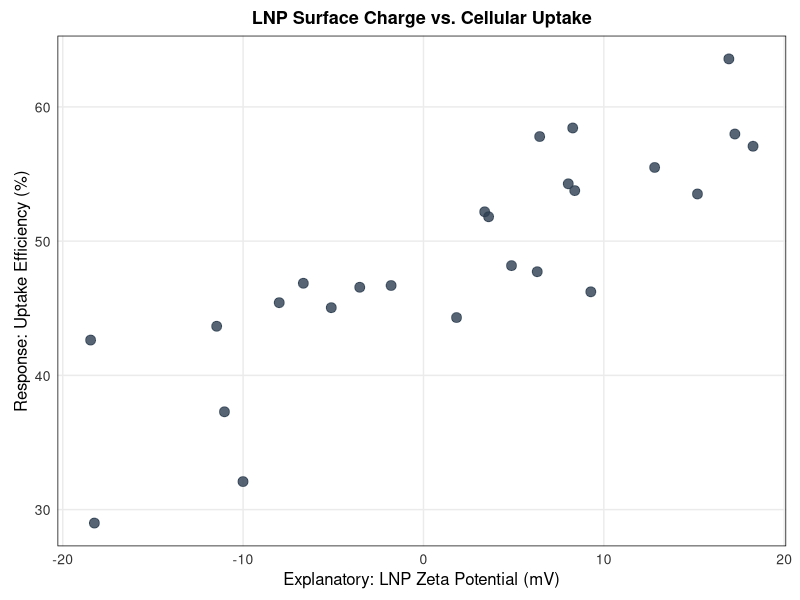
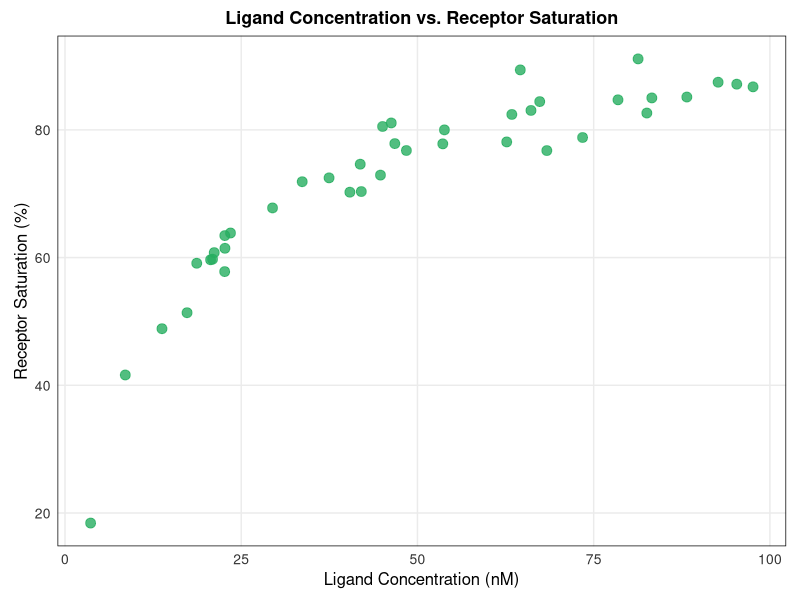
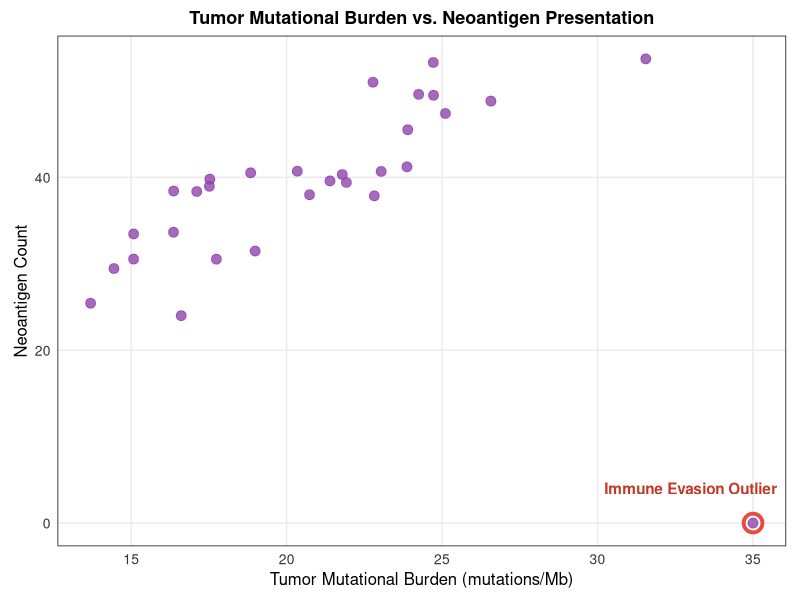
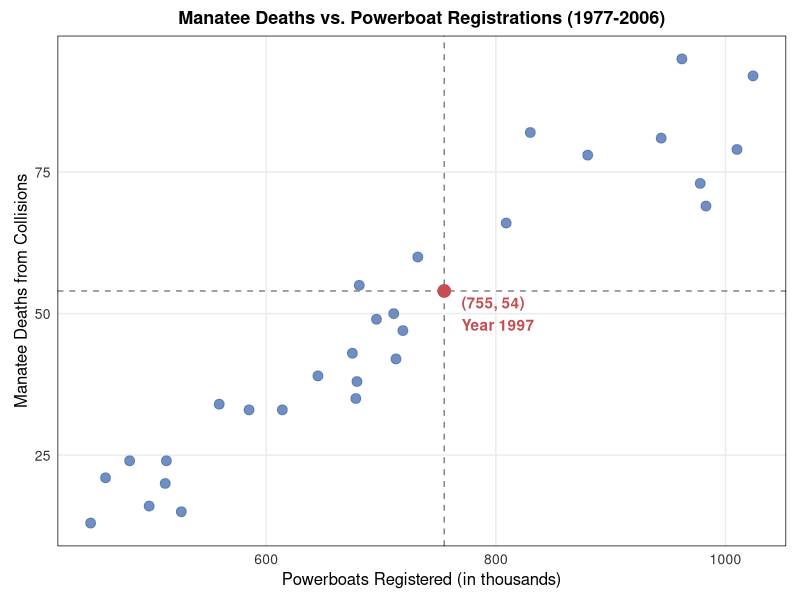
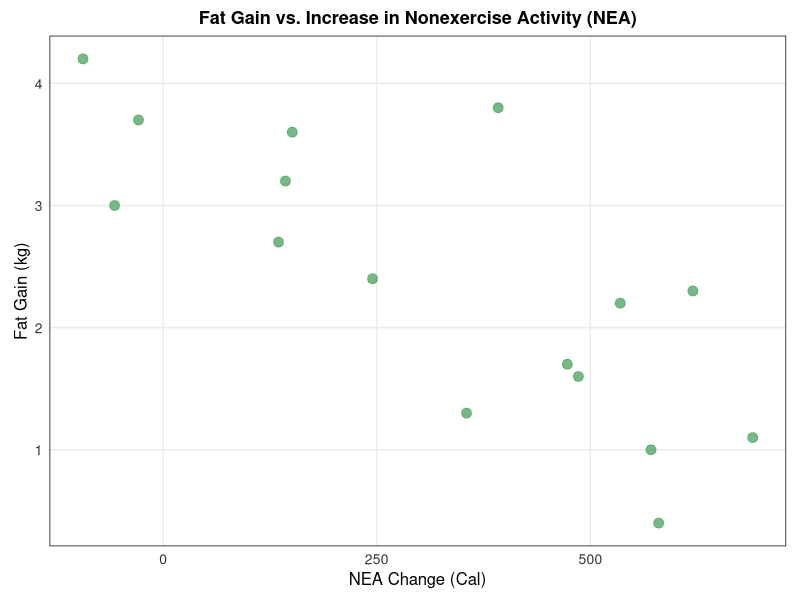
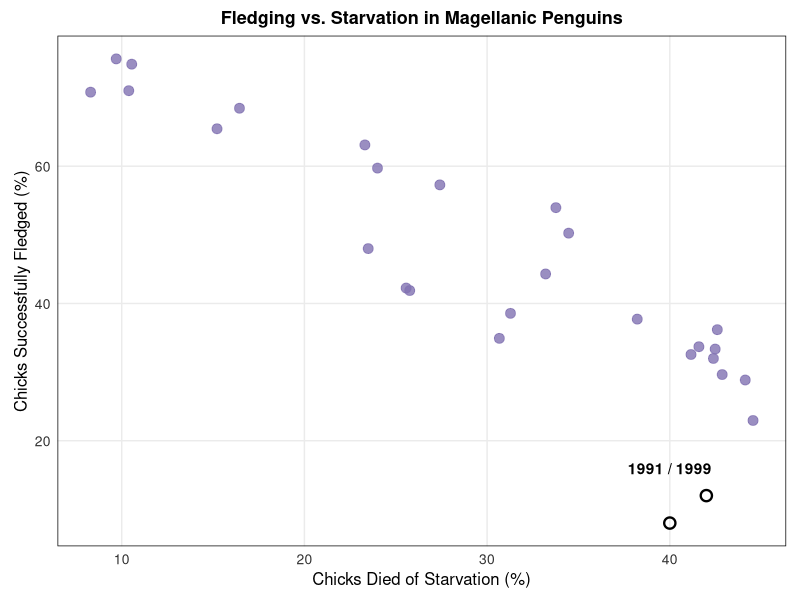
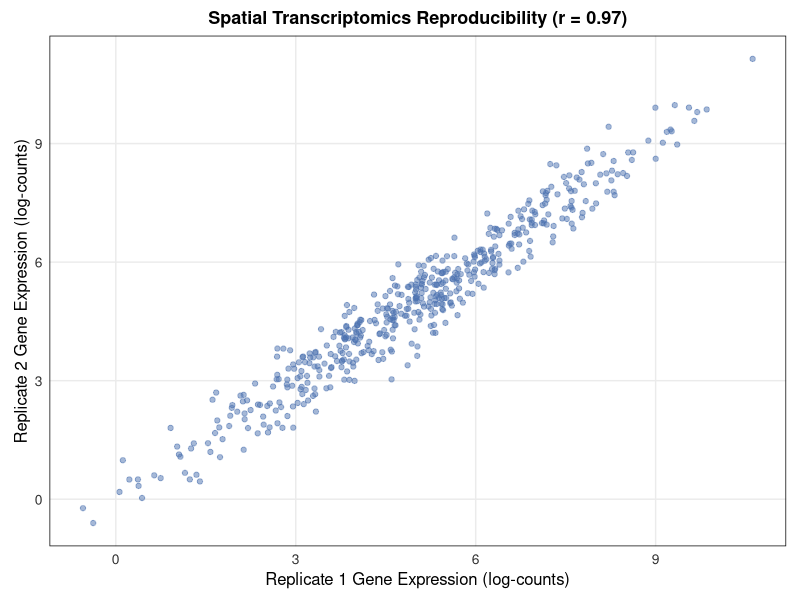
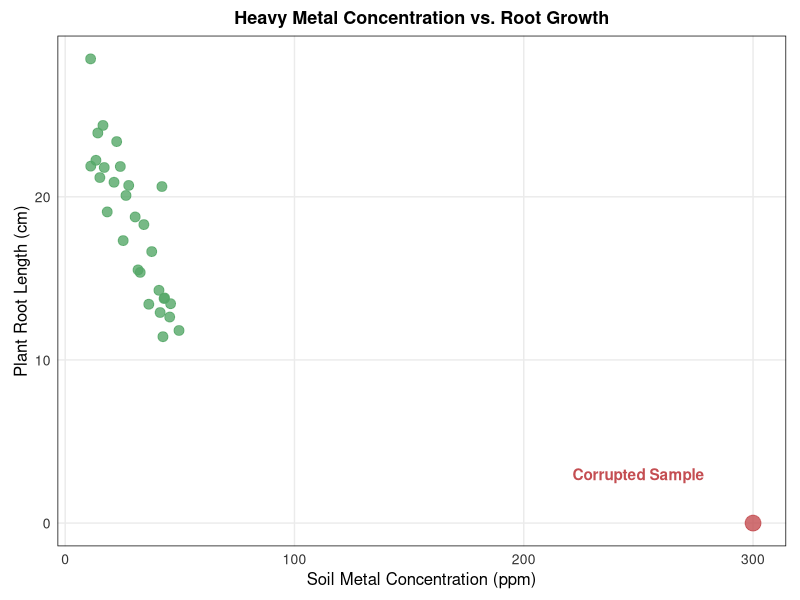

Write the R code that produced these figures, in order.
## ---- chunk 1
knitr::opts_chunk$set(
  echo = FALSE,
  warning = FALSE,
  message = FALSE,
  error = FALSE
)

required_packages <- c("ggplot2", "gridExtra", "dplyr", "tidyr")
missing_packages <- required_packages[
  !vapply(required_packages, requireNamespace, logical(1), quietly = TRUE)
]

if (length(missing_packages) > 0) {
  stop(
    "Install the following R packages before knitting: ",
    paste(missing_packages, collapse = ", ")
  )
}

suppressPackageStartupMessages({
  library(ggplot2)
  library(gridExtra)
  library(dplyr)
  library(tidyr)
})

set.seed(123) # Set seed for reproducible figures

# Shared publication-style theme and colour palette.
lecture_theme <- theme_minimal(base_size = 11) +
  theme(
    plot.title = element_text(size = 13, face = "bold", hjust = 0.5),
    axis.title = element_text(size = 12),
    axis.text = element_text(size = 10, colour = "#333333"),
    panel.grid.minor = element_blank(),
    plot.background = element_rect(fill = "white", colour = NA),
    panel.background = element_rect(fill = "white", colour = NA),
    plot.margin = margin(8, 10, 8, 10),
    panel.border = element_rect(colour = "black", fill = NA, size = 0.5)
  )

palette_main <- c("#4C72B0", "#55A868", "#C44E52", "#8172B2", "#CCB974")

save_plot <- function(filename, plot, width, height) {
  ggsave(
    filename = filename,
    plot = plot,
    width = width,
    height = height,
    units = "in",
    dpi = 300,
    bg = "white"
  )
}

# =============================================================
# 1. Scatterplot Example (LNP Surface Charge vs Cellular Uptake)
# =============================================================
set.seed(101)
zeta_potential <- runif(25, -20, 20)
uptake_eff <- 0.8 * zeta_potential + 45 + rnorm(25, 0, 5) 
lnp_data <- data.frame(Zeta = zeta_potential, Uptake = uptake_eff)

p_scatter <- ggplot(lnp_data, aes(x = Zeta, y = Uptake)) +
  geom_point(color = "#2c3e50", size = 3, alpha = 0.8) +
  labs(title = "LNP Surface Charge vs. Cellular Uptake",
       x = "Explanatory: LNP Zeta Potential (mV)",
       y = "Response: Uptake Efficiency (%)") +
  lecture_theme

save_plot("fig_ch3_scatterplot.png", p_scatter, width = 6, height = 4)

# =============================================================
# 2. Non-Linear Biological Forms (Receptor Kinetics)
# =============================================================
set.seed(202)
concentration <- runif(40, 1, 100)
saturation <- (100 * concentration) / (15 + concentration) + rnorm(40, 0, 3)
receptor_data <- data.frame(Ligand = concentration, Saturation = saturation)

p_nonlinear <- ggplot(receptor_data, aes(x = Ligand, y = Saturation)) +
  geom_point(color = "#27ae60", size = 3, alpha = 0.8) +
  labs(title = "Ligand Concentration vs. Receptor Saturation",
       x = "Ligand Concentration (nM)", 
       y = "Receptor Saturation (%)") +
  lecture_theme

save_plot("fig_ch3_nonlinear.png", p_nonlinear, width = 6, height = 4)

# =============================================================
# 3. Severe Bivariate Outliers (Immune Evasion)
# =============================================================
set.seed(303)
tmb <- rnorm(29, 20, 5)
neoantigens <- 1.5 * tmb + 10 + rnorm(29, 0, 4)
tmb <- c(tmb, 35)
neoantigens <- c(neoantigens, 0) 
immuno_data <- data.frame(TMB = tmb, Neoantigens = neoantigens)

p_outlier <- ggplot(immuno_data, aes(x = TMB, y = Neoantigens)) +
  geom_point(color = "#8e44ad", size = 3, alpha = 0.8) +
  annotate("point", x = 35, y = 0, color = "#e74c3c", size = 5, shape = 21, stroke = 2) +
  annotate("text", x = 33, y = 4, label = "Immune Evasion Outlier", color = "#c0392b", fontface = "bold") +
  labs(title = "Tumor Mutational Burden vs. Neoantigen Presentation",
       x = "Tumor Mutational Burden (mutations/Mb)", 
       y = "Neoantigen Count") +
  lecture_theme

save_plot("fig_ch3_outliers.png", p_outlier, width = 6, height = 4)

# =============================================================
# 4. Manatees and Powerboats (Positive Association)
# =============================================================
manatee_data <- data.frame(
  Powerboats = c(447, 460, 481, 498, 513, 512, 526, 559, 585, 614, 645, 675, 711, 719, 681, 679, 678, 696, 713, 732, 755, 809, 830, 880, 944, 962, 978, 983, 1010, 1024),
  Deaths = c(13, 21, 24, 16, 24, 20, 15, 34, 33, 33, 39, 43, 50, 47, 55, 38, 35, 49, 42, 60, 54, 66, 82, 78, 81, 95, 73, 69, 79, 92)
)

p_manatees <- ggplot(manatee_data, aes(x = Powerboats, y = Deaths)) +
  geom_point(color = "#4C72B0", size = 3, alpha = 0.8) +
  geom_vline(xintercept = 755, linetype = "dashed", color = "gray50") +
  geom_hline(yintercept = 54, linetype = "dashed", color = "gray50") +
  annotate("point", x = 755, y = 54, color = "#C44E52", size = 4) +
  annotate("text", x = 770, y = 50, label = "(755, 54)\nYear 1997", color = "#C44E52", fontface = "bold", hjust = 0) +
  labs(title = "Manatee Deaths vs. Powerboat Registrations (1977-2006)",
       x = "Powerboats Registered (in thousands)",
       y = "Manatee Deaths from Collisions") +
  lecture_theme

save_plot("fig_ch3_manatees.png", p_manatees, width = 6, height = 4)

# =============================================================
# 5. Fidgeting and Fat Gain (Negative Association)
# =============================================================
nea_data <- data.frame(
  NEA = c(-94, -57, -29, 135, 143, 151, 245, 355, 392, 473, 486, 535, 571, 580, 620, 690),
  Fat = c(4.2, 3.0, 3.7, 2.7, 3.2, 3.6, 2.4, 1.3, 3.8, 1.7, 1.6, 2.2, 1.0, 0.4, 2.3, 1.1)
)

p_nea <- ggplot(nea_data, aes(x = NEA, y = Fat)) +
  geom_point(color = "#55A868", size = 3, alpha = 0.8) +
  labs(title = "Fat Gain vs. Increase in Nonexercise Activity (NEA)",
       x = "NEA Change (Cal)",
       y = "Fat Gain (kg)") +
  lecture_theme

save_plot("fig_ch3_nea_fat.png", p_nea, width = 6, height = 4)

# =============================================================
# 6. Magellanic Penguins (Outliers in a Trend)
# =============================================================
set.seed(42)
penguins_clean <- data.frame(Starvation = runif(26, 5, 45))
penguins_clean$Fledging <- 85 - 1.2 * penguins_clean$Starvation + rnorm(26, 0, 5)
penguins_outliers <- data.frame(Starvation = c(42, 40), Fledging = c(12, 8), Year = c("1991", "1999"))

p_penguins <- ggplot() +
  geom_point(data = penguins_clean, aes(x = Starvation, y = Fledging), color = "#8172B2", size = 3, alpha = 0.8) +
  geom_point(data = penguins_outliers, aes(x = Starvation, y = Fledging), color = "black", size = 3, shape = 1, stroke = 1.2) +
  annotate("text", x = 40, y = 16, label = "1991 / 1999", color = "black", fontface="bold") +
  labs(title = "Fledging vs. Starvation in Magellanic Penguins",
       x = "Chicks Died of Starvation (%)",
       y = "Chicks Successfully Fledged (%)") +
  lecture_theme

save_plot("fig_ch3_penguins.png", p_penguins, width = 6, height = 4)

# =============================================================
# 7. Spatial Array Reproducibility (Strong Correlation)
# =============================================================
set.seed(404)
rep1_expr <- rnorm(500, mean = 5, sd = 2)
rep2_expr <- rep1_expr + rnorm(500, mean = 0, sd = 0.5)
repro_data <- data.frame(Rep1 = rep1_expr, Rep2 = rep2_expr)

p_repro <- ggplot(repro_data, aes(x = Rep1, y = Rep2)) +
  geom_point(color = "#4C72B0", alpha = 0.5) +
  labs(title = "Spatial Transcriptomics Reproducibility (r = 0.97)",
       x = "Replicate 1 Gene Expression (log-counts)",
       y = "Replicate 2 Gene Expression (log-counts)") +
  lecture_theme

save_plot("fig_ch3_reproducibility.png", p_repro, width = 6, height = 4)

# =============================================================
# 8. Non-Resistance of Correlation (Outlier Impact)
# =============================================================
set.seed(606)
metal_ppm <- runif(29, 10, 50)
root_cm <- -0.4 * metal_ppm + 30 + rnorm(29, 0, 2)
# The Outlier
metal_ppm_corrupted <- c(metal_ppm, 300)
root_cm_corrupted <- c(root_cm, 0)
toxic_data <- data.frame(Metal = metal_ppm_corrupted, Root = root_cm_corrupted, 
                         Type = c(rep("Normal", 29), "Outlier"))

p_toxic <- ggplot(toxic_data, aes(x = Metal, y = Root, color = Type, size = Type)) +
  geom_point(alpha = 0.8) +
  scale_color_manual(values = c("Normal" = "#55A868", "Outlier" = "#C44E52")) +
  scale_size_manual(values = c("Normal" = 3, "Outlier" = 5)) +
  annotate("text", x = 250, y = 3, label = "Corrupted Sample", color = "#C44E52", fontface = "bold") +
  labs(title = "Heavy Metal Concentration vs. Root Growth",
       x = "Soil Metal Concentration (ppm)",
       y = "Plant Root Length (cm)") +
  lecture_theme + theme(legend.position = "none")

save_plot("fig_ch3_toxic_outlier.png", p_toxic, width = 6, height = 4)
## ---- chunk 2
# Step 0: Load the data into R
length_x <- c(4, 5, 6, 7, 8)
leap_y <- c(32, 42, 48, 55, 65)

# ---------------------------------------------------------
# METHOD 1: Calculating step-by-step using the formula
# ---------------------------------------------------------
n <- length(length_x)

# 1. Standardize x (calculate z-scores for Length)
z_x <- (length_x - mean(length_x)) / sd(length_x)

# 2. Standardize y (calculate z-scores for Leap Distance)
z_y <- (leap_y - mean(leap_y)) / sd(leap_y)

# 3. Multiply the z-scores together, sum them up and divide by (n-1)
r_manual <- sum(z_x * z_y) / (n - 1)

r_manual


# ---------------------------------------------------------
# METHOD 2: Wrapping the math into a custom function
# ---------------------------------------------------------
# We can package Method 1 into a reusable tool for future datasets
calculate_r <- function(x, y) {
  n <- length(x)
  top <- (x - mean(x)) / sd(x)
  bottom <- (y - mean(y)) / sd(y)
  
  return(sum(top * bottom) / (n - 1))
}

# Let's test our custom function!
calculate_r(length_x, leap_y)


# ---------------------------------------------------------
# METHOD 3: The fast way using R's built-in function
# ---------------------------------------------------------
# In practice, you will simply use the cor() function:
cor(length_x, leap_y)
